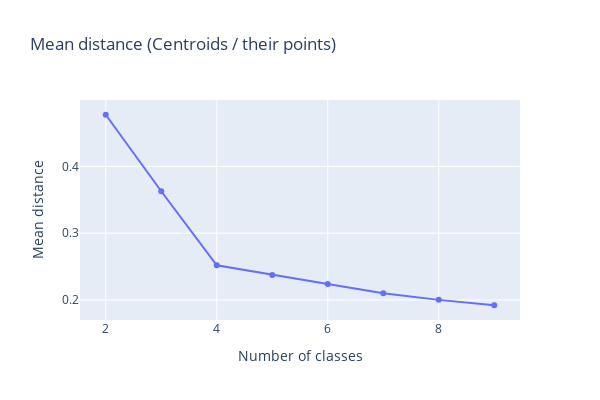

This figure's notebook cell:
### Markdown cell above
##### Choosing the optimal number of classes

### Code cell
# Empty list to store the mean distance of each number of classes
dis_mean=[]
# Loop through the number of classes, in this time, we will change the classes number from 2 to 9
for k in range(2,10):
    argmin,dis,_=K_means_cluster_V2(X4,Nclass=k)
    dis_mean.append(dis)
# Plot the mean distance in funciton of number of calsses
px.line(x=range(2,10),y=dis_mean,height=400, width=600,markers=True, 
        title='Mean distance (Centroids / their points)', 
       labels={'x':'Number of classes','y':'Mean distance'})

### Figure 1 — Plotly figure (JSON) as saved in the notebook; plotly's stock layout.template omitted (floating-point values rounded to 4 significant figures)
{"data": [{"hovertemplate": "Number of classes=%{x}<br>Mean distance=%{y}<extra></extra>", "legendgroup": "", "line": {"color": "#636efa", "dash": "solid"}, "marker": {"symbol": "circle"}, "mode": "lines+markers", "name": "", "orientation": "v", "showlegend": false, "type": "scatter", "x": [2, 3, 4, 5, 6, 7, 8, 9], "xaxis": "x", "y": [0.4771, 0.3627, 0.2519, 0.2375, 0.2239, 0.2101, 0.2002, 0.1922], "yaxis": "y"}], "layout": {"height": 400, "legend": {"tracegroupgap": 0}, "title": {"text": "Mean distance (Centroids / their points)"}, "width": 600, "xaxis": {"anchor": "y", "autorange": true, "domain": [0, 1], "range": [1.536, 9.464], "title": {"text": "Number of classes"}, "type": "linear"}, "yaxis": {"anchor": "x", "autorange": true, "domain": [0, 1], "range": [0.1701, 0.4992], "title": {"text": "Mean distance"}, "type": "linear"}}}
